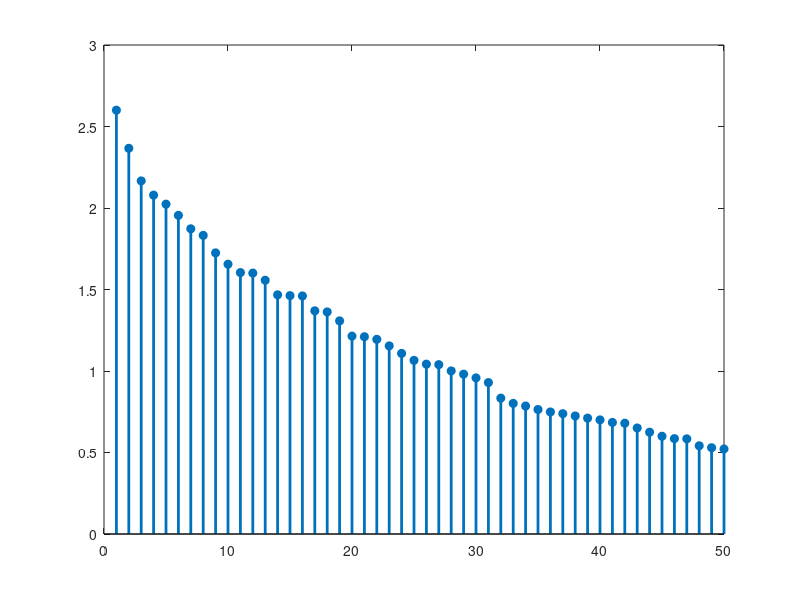

The MATLAB source for this figure:
n = 80;
score = abs(randn(n,1));

score = sort(score,'descend');
m = 50;
stem(1: m, score(1:m),'filled','linewidth',2)

%axis off


